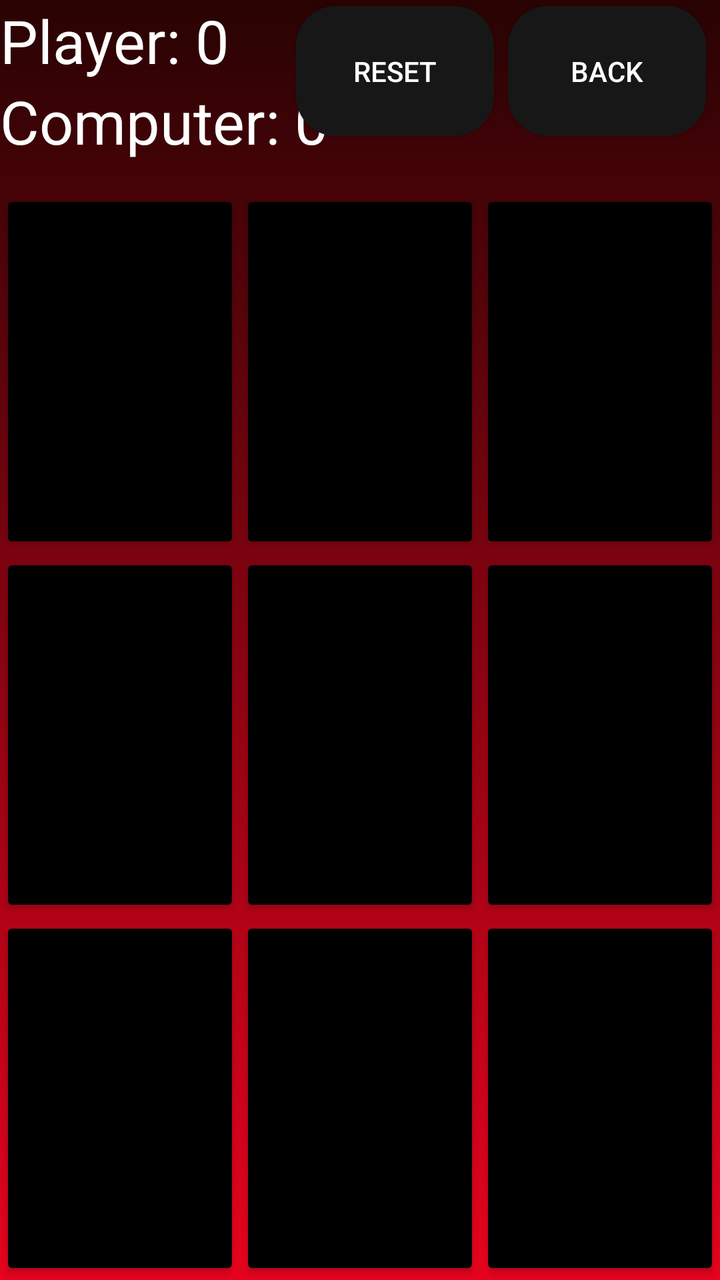
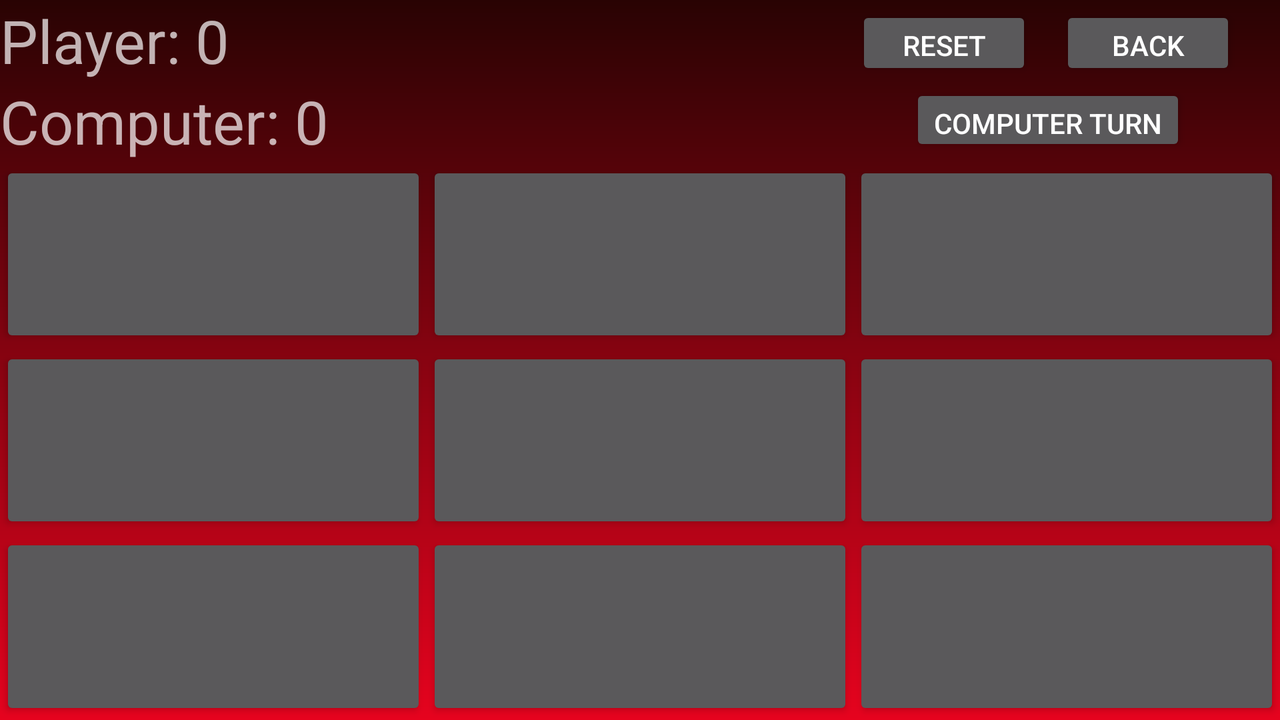

Compare how this app lays out the same screen by default and in its alternative resource folder. The renders come first, then the two layout files and the values they reference.
<!-- AndroidManifest.xml: application theme Theme.TicTacToe -->
<!-- res/layout/activity_single_player.xml -->
<?xml version="1.0" encoding="utf-8"?>
<LinearLayout xmlns:android="http://schemas.android.com/apk/res/android"
    xmlns:app="http://schemas.android.com/apk/res-auto"
    xmlns:tools="http://schemas.android.com/tools"
    android:layout_width="match_parent"
    android:layout_height="match_parent"
    tools:context="SinglePlayer"
    android:orientation="vertical">


    <RelativeLayout
        android:layout_width="match_parent"
        android:layout_height="95dp">

        <TextView
            android:id="@+id/text_view_player"
            android:layout_width="wrap_content"
            android:layout_height="wrap_content"
            android:freezesText="true"
            android:text="Player: 0"
            android:textSize="30sp"
            android:textColor="@color/white"/>

        <TextView
            android:id="@+id/text_view_computer"
            android:layout_width="wrap_content"
            android:layout_height="wrap_content"
            android:layout_below="@id/text_view_player"
            android:freezesText="true"
            android:text="Computer: 0"
            android:textSize="30sp"
            android:textColor="@color/white"/>

        <Button
            android:id="@+id/button_reset2"
            android:layout_width="99dp"
            android:layout_height="65dp"
            android:layout_alignParentTop="true"
            android:layout_alignParentEnd="true"
            android:layout_centerVertical="true"
            android:layout_marginTop="3dp"
            android:layout_marginEnd="113dp"
            android:layout_marginRight="33dp"
            android:text="reset"
            android:background="@drawable/rounded_button"/>

        <Button
            android:id="@+id/button_back"
            android:layout_width="99dp"
            android:layout_height="65dp"
            android:layout_alignParentTop="true"
            android:layout_alignParentEnd="true"
            android:layout_centerVertical="true"
            android:layout_marginTop="3dp"
            android:layout_marginEnd="7dp"
            android:layout_marginRight="33dp"
            android:text="Back"
            android:background="@drawable/rounded_button"/>


        <com.google.android.material.chip.ChipGroup
            android:layout_width="wrap_content"
            android:layout_height="wrap_content">

        </com.google.android.material.chip.ChipGroup>
    </RelativeLayout>
    <LinearLayout
        android:layout_width="match_parent"
        android:layout_height="0dp"
        android:layout_weight="1">

        <Button
            android:id="@+id/button1_00"
            android:layout_width="0dp"
            android:layout_height="match_parent"
            android:layout_weight="1"
            android:textSize="55sp"
            android:freezesText="true"
            android:backgroundTint="@color/black"/>

        <Button
            android:id="@+id/button1_01"
            android:layout_width="0dp"
            android:layout_height="match_parent"
            android:layout_weight="1"
            android:textSize="55sp"
            android:freezesText="true"
            android:backgroundTint="@color/black"/>

        <Button
            android:id="@+id/button1_02"
            android:layout_width="0dp"
            android:layout_height="match_parent"
            android:layout_weight="1"
            android:textSize="55sp"
            android:freezesText="true"
            android:backgroundTint="@color/black"/>

    </LinearLayout>
    <LinearLayout
        android:layout_width="match_parent"
        android:layout_height="0dp"
        android:layout_weight="1">

        <Button
            android:id="@+id/button1_10"
            android:layout_width="0dp"
            android:layout_height="match_parent"
            android:layout_weight="1"
            android:textSize="55sp"
            android:freezesText="true"
            android:backgroundTint="@color/black"/>

        <Button
            android:id="@+id/button1_11"
            android:layout_width="0dp"
            android:layout_height="match_parent"
            android:layout_weight="1"
            android:textSize="55sp"
            android:freezesText="true"
            android:backgroundTint="@color/black"/>
        <Button
            android:id="@+id/button1_12"
            android:layout_width="0dp"
            android:layout_height="match_parent"
            android:layout_weight="1"
            android:textSize="55sp"
            android:freezesText="true"
            android:backgroundTint="@color/black"/>

    </LinearLayout>
    <LinearLayout
        android:layout_width="match_parent"
        android:layout_height="0dp"
        android:layout_weight="1">

        <Button
            android:id="@+id/button1_20"
            android:layout_width="0dp"
            android:layout_height="match_parent"
            android:layout_weight="1"
            android:textSize="55sp"
            android:freezesText="true"
            android:backgroundTint="@color/black"/>

        <Button
            android:id="@+id/button1_21"
            android:layout_width="0dp"
            android:layout_height="match_parent"
            android:layout_weight="1"
            android:textSize="55sp"
            android:freezesText="true"
            android:backgroundTint="@color/black"/>
        <Button
            android:id="@+id/button1_22"
            android:layout_width="0dp"
            android:layout_height="match_parent"
            android:layout_weight="1"
            android:textSize="55sp"
            android:freezesText="true"
            android:backgroundTint="@color/black"/>
    </LinearLayout>
</LinearLayout>
<!-- resources referenced by this layout -->
<resources>
  <color name="black">#FF000000</color>
  <color name="white">#FFFFFFFF</color>
  <!-- drawable rounded_button (drawable) -->
  <?xml version="1.0" encoding="utf-8"?>
  <shape xmlns:android="http://schemas.android.com/apk/res/android"
      android:shape="rectangle">
      <corners android:radius="20dp"/>
      <solid android:color="#171717"/>
  </shape>
  <style name="Theme.TicTacToe" parent="Theme.AppCompat.NoActionBar">
          
          <item name="colorPrimary">#420505</item>
          <item name="colorPrimaryVariant">@color/black</item>
          <item name="colorOnPrimary">@color/white</item>
          
          <item name="android:statusBarColor" tools:targetApi="l">?attr/colorPrimaryVariant</item>
          
          <item name="android:windowBackground">@drawable/gradient_drawable</item>
  
  
      </style>
  <!-- drawable gradient_drawable (drawable) -->
  <?xml version="1.0" encoding="utf-8"?>
   <shape
      android:shape = "rectangle"
      xmlns:android = "http://schemas.android.com/apk/res/android" >
  
      <gradient
          android:startColor = "#290303"
          android:endColor = "#E6031E"
          android:angle = "270"
          android:type = "linear"/>
  </shape>
</resources>
<!-- res/layout-land/activity_single_player.xml (the author's variant of the layout above) -->
<!-- drawn on the phone turned sideways -->
<?xml version="1.0" encoding="utf-8"?>
<LinearLayout xmlns:android="http://schemas.android.com/apk/res/android"
    xmlns:app="http://schemas.android.com/apk/res-auto"
    xmlns:tools="http://schemas.android.com/tools"
    android:layout_width="match_parent"
    android:layout_height="match_parent"
    tools:context="SinglePlayer"
    android:orientation="vertical">


    <RelativeLayout
        android:layout_width="match_parent"
        android:layout_height="wrap_content">

        <TextView
            android:id= "@+id/text_view_player"
            android:layout_width="wrap_content"
            android:layout_height="wrap_content"
            android:text="Player: 0"
            android:textSize="30sp"
            android:freezesText="true"/>
        <TextView
            android:id= "@+id/text_view_computer"
            android:layout_width="wrap_content"
            android:layout_height="wrap_content"
            android:layout_below="@id/text_view_player"
            android:text="Computer: 0"
            android:textSize="30sp"
            android:freezesText="true"/>

        <Button
            android:id="@+id/button_reset2"
            android:layout_width="wrap_content"
            android:layout_height="37dp"
            android:layout_alignParentTop="true"
            android:layout_alignParentEnd="true"
            android:layout_centerVertical="true"
            android:layout_marginTop="3dp"
            android:layout_marginEnd="124dp"
            android:layout_marginRight="33dp"
            android:text="reset" />

        <Button
            android:id="@+id/button_back"
            android:layout_width="wrap_content"
            android:layout_height="37dp"
            android:layout_alignParentTop="true"
            android:layout_alignParentEnd="true"
            android:layout_centerVertical="true"
            android:layout_marginTop="3dp"
            android:layout_marginEnd="22dp"
            android:layout_marginRight="33dp"
            android:text="Back" />

        <Button
            android:id="@+id/button_computer"
            android:layout_width="wrap_content"
            android:layout_height="36dp"
            android:layout_alignParentTop="true"
            android:layout_alignParentEnd="true"
            android:layout_centerVertical="true"
            android:layout_marginTop="42dp"
            android:layout_marginEnd="47dp"
            android:layout_marginRight="33dp"
            android:text="Computer Turn" />
    </RelativeLayout>
    <LinearLayout
        android:layout_width="match_parent"
        android:layout_height="0dp"
        android:layout_weight="1">

        <Button
            android:id="@+id/button1_00"
            android:layout_width="0dp"
            android:layout_height="match_parent"
            android:layout_weight="1"
            android:textSize="55sp"
            android:freezesText="true"/>

        <Button
            android:id="@+id/button1_01"
            android:layout_width="0dp"
            android:layout_height="match_parent"
            android:layout_weight="1"
            android:textSize="55sp"
            android:freezesText="true"/>

        <Button
            android:id="@+id/button1_02"
            android:layout_width="0dp"
            android:layout_height="match_parent"
            android:layout_weight="1"
            android:textSize="55sp"
            android:freezesText="true"/>

    </LinearLayout>
    <LinearLayout
        android:layout_width="match_parent"
        android:layout_height="0dp"
        android:layout_weight="1">

        <Button
            android:id="@+id/button1_10"
            android:layout_width="0dp"
            android:layout_height="match_parent"
            android:layout_weight="1"
            android:textSize="55sp"
            android:freezesText="true"/>

        <Button
            android:id="@+id/button1_11"
            android:layout_width="0dp"
            android:layout_height="match_parent"
            android:layout_weight="1"
            android:textSize="55sp"
            android:freezesText="true"/>
        <Button
            android:id="@+id/button1_12"
            android:layout_width="0dp"
            android:layout_height="match_parent"
            android:layout_weight="1"
            android:textSize="55sp"
            android:freezesText="true"/>

    </LinearLayout>
    <LinearLayout
        android:layout_width="match_parent"
        android:layout_height="0dp"
        android:layout_weight="1">

        <Button
            android:id="@+id/button1_20"
            android:layout_width="0dp"
            android:layout_height="match_parent"
            android:layout_weight="1"
            android:textSize="55sp"
            android:freezesText="true"/>

        <Button
            android:id="@+id/button1_21"
            android:layout_width="0dp"
            android:layout_height="match_parent"
            android:layout_weight="1"
            android:textSize="55sp"
            android:freezesText="true"/>
        <Button
            android:id="@+id/button1_22"
            android:layout_width="0dp"
            android:layout_height="match_parent"
            android:layout_weight="1"
            android:textSize="55sp"
            android:freezesText="true"/>

    </LinearLayout>


</LinearLayout>
<!-- resources referenced by the variant -->
<!-- as the phone turned sideways resolves them -->
<resources>
  <style name="Theme.TicTacToe" parent="Theme.AppCompat.NoActionBar">
          
          <item name="colorPrimary">#420505</item>
          <item name="colorPrimaryVariant">@color/black</item>
          <item name="colorOnPrimary">@color/white</item>
          
          <item name="android:statusBarColor" tools:targetApi="l">?attr/colorPrimaryVariant</item>
          
          <item name="android:windowBackground">@drawable/gradient_drawable</item>
  
  
      </style>
  <color name="black">#FF000000</color>
  <color name="white">#FFFFFFFF</color>
  <!-- drawable gradient_drawable (drawable) -->
  <?xml version="1.0" encoding="utf-8"?>
   <shape
      android:shape = "rectangle"
      xmlns:android = "http://schemas.android.com/apk/res/android" >
  
      <gradient
          android:startColor = "#290303"
          android:endColor = "#E6031E"
          android:angle = "270"
          android:type = "linear"/>
  </shape>
</resources>
